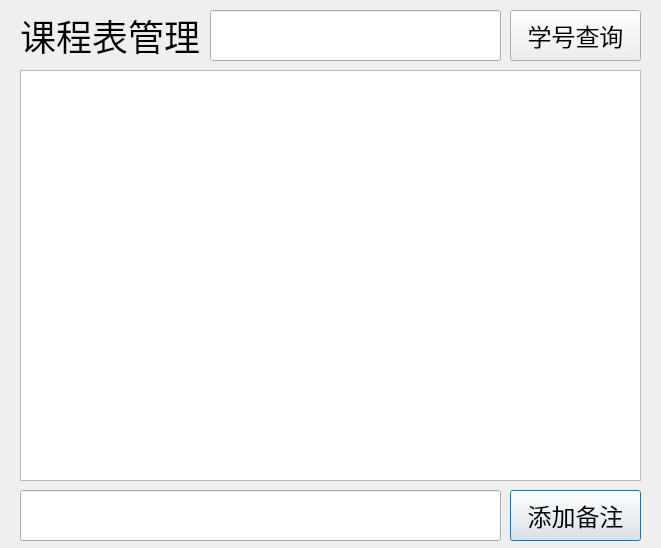
<?xml version="1.0" encoding="UTF-8"?>
<ui version="4.0">
 <class>myCourseDialog</class>
 <widget class="QDialog" name="myCourseDialog">
  <property name="geometry">
   <rect>
    <x>0</x>
    <y>0</y>
    <width>661</width>
    <height>548</height>
   </rect>
  </property>
  <property name="windowTitle">
   <string>Dialog</string>
  </property>
  <widget class="QLabel" name="label">
   <property name="geometry">
    <rect>
     <x>20</x>
     <y>10</y>
     <width>180</width>
     <height>51</height>
    </rect>
   </property>
   <property name="font">
    <font>
     <pointsize>27</pointsize>
    </font>
   </property>
   <property name="text">
    <string>课程表管理</string>
   </property>
  </widget>
  <widget class="QTableWidget" name="tableWidget">
   <property name="geometry">
    <rect>
     <x>20</x>
     <y>70</y>
     <width>621</width>
     <height>411</height>
    </rect>
   </property>
  </widget>
  <widget class="QLineEdit" name="lineEdit">
   <property name="geometry">
    <rect>
     <x>20</x>
     <y>490</y>
     <width>481</width>
     <height>51</height>
    </rect>
   </property>
   <property name="font">
    <font>
     <pointsize>18</pointsize>
    </font>
   </property>
  </widget>
  <widget class="QPushButton" name="pushButton">
   <property name="geometry">
    <rect>
     <x>510</x>
     <y>490</y>
     <width>131</width>
     <height>51</height>
    </rect>
   </property>
   <property name="font">
    <font>
     <pointsize>18</pointsize>
    </font>
   </property>
   <property name="text">
    <string>添加备注</string>
   </property>
  </widget>
  <widget class="QPushButton" name="pushButton_2">
   <property name="geometry">
    <rect>
     <x>510</x>
     <y>10</y>
     <width>131</width>
     <height>51</height>
    </rect>
   </property>
   <property name="font">
    <font>
     <pointsize>18</pointsize>
    </font>
   </property>
   <property name="text">
    <string>学号查询</string>
   </property>
  </widget>
  <widget class="QLineEdit" name="lineEdit_2">
   <property name="geometry">
    <rect>
     <x>210</x>
     <y>10</y>
     <width>291</width>
     <height>51</height>
    </rect>
   </property>
   <property name="font">
    <font>
     <pointsize>18</pointsize>
    </font>
   </property>
   <property name="text">
    <string/>
   </property>
  </widget>
 </widget>
 <resources/>
 <connections/>
</ui>
